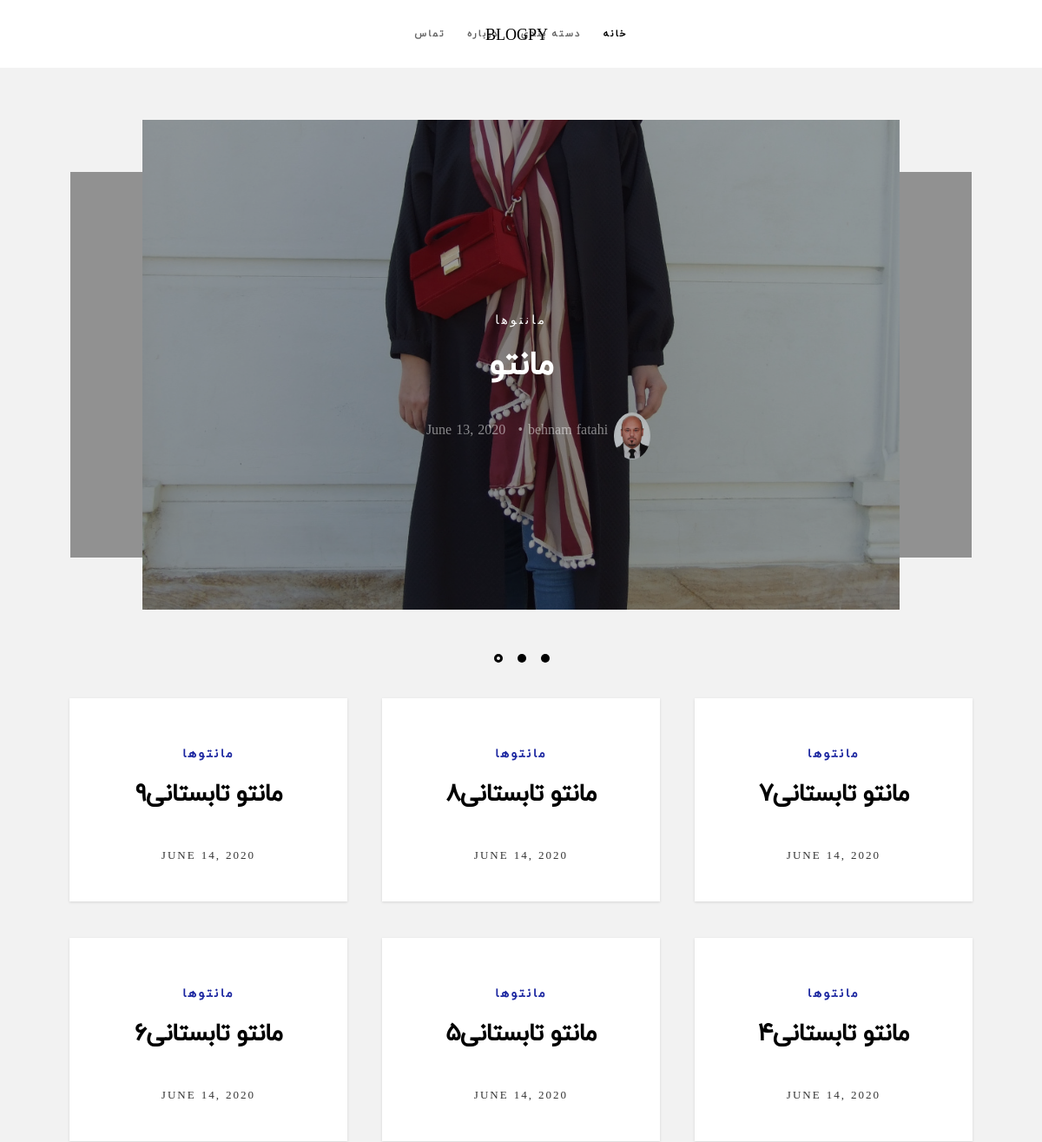
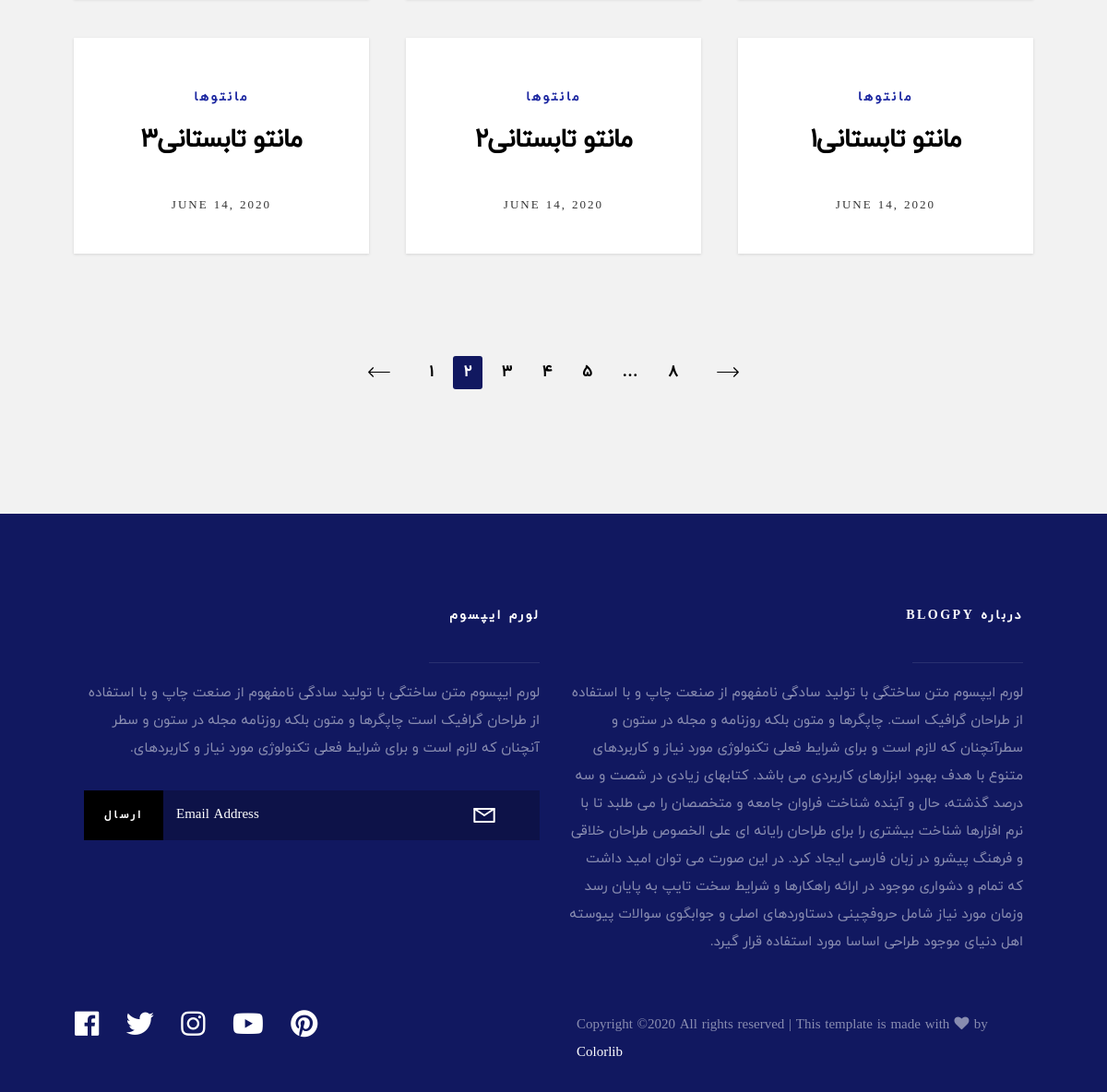
The page / on the database its author committed (2 pictures, top to bottom).
### blog/models.py (models this page shows, shortened)
class Article(models.Model):
    title = models.CharField(max_length=512, null=False, blank=False)
    cover = models.FileField(upload_to='files/article_cover/', null=False, blank=False, validators=[validate_file_extension])
    content = RichTextField()
    created_at = models.DateTimeField(default=datetime.now, blank=False)
    category = models.ForeignKey('Category', on_delete=models.CASCADE)
    author = models.ForeignKey(UserProfile, on_delete=models.CASCADE)
    promote = models.BooleanField(default=False)

class Category(models.Model):
    title = models.CharField(max_length=252, null=False, blank=False)
    cover = models.FileField(upload_to='files/category_cover/', null=False, blank=False, validators=[validate_file_extension])

### blog/views.py (the view)
# urls.py: url(r'^$', views.IndexPage.as_view(), name='index'),
class IndexPage(TemplateView):
    def get(self, request, **kwargs):
        article_data = []
        all_articles = Article.objects.all().order_by('-created_at')[:9]
        for article in all_articles:
            article_data.append({
                'title': article.title,
                'cover': article.cover.url,
                'category': article.category.title,
                'created_at': article.created_at.date(),
            })
        promote_data = []
        all_promote_articles = Article.objects.filter(promote=True)
        for promote_article in all_promote_articles:
            promote_data.append({
                'category': promote_article.category.title,
                'title': promote_article.title,
                'author': promote_article.author.user.first_name + ' ' + promote_article.author.user.last_name,
                'avatar': promote_article.author.avatar.url if promote_article.author.avatar else None,
                'cover': promote_article.cover.url if promote_article.cover else None,
                'created_at': promote_article.created_at.date(),
            })
        context = {
            'article_data': article_data,
            'promote_article_data': promote_data,
        }
        return render(request, 'index.html', context)

### blog/templates/index.html (shortened to what this page needs)
<!DOCTYPE html>
<html class="no-js" lang="en">
<head>
    <link rel="stylesheet" href="static/css/base.css">
    <link rel="stylesheet" href="static/css/vendor.css">
    <link rel="stylesheet" href="static/css/main.css">
</head>
<body id="top">
    <header class="s-header header">
        <div class="header__logo">
            <a class="logo" href="index.html">
                BLOGPY
            </a>
        </div>
        <nav class="header__nav-wrap">
            <ul class="header__nav">
                <li><a href="{% url 'contact' %}" title="">تماس</a></li>
                <li><a href="page-about.html" title="">درباره</a></li>
                <li>
                    <a href="category.html" title="">دسته بندی</a>
                </li>
                              <li class="current"><a href="index.html" title="">خانه</a></li>
            </ul>
        </nav>
    </header>
    <section class="s-featured">
        <div class="row">
            <div class="col-full">
                <div class="featured-slider featured" data-aos="zoom-in">
                    {% for promote_article in promote_article_data %}
                    <div class="featured__slide">
                        <div class="entry">
                            <div class="entry__background" style="background-image:url('{{ promote_article.cover }}');"></div>
                            <div class="entry__content">
                                <span class="entry__category"><a href="#0">{{ promote_article.category }}</a></span>
                                <h1><a href="#0" title="">{{ promote_article.title }}</a></h1>
                                <div class="entry__info">
                                    <a href="#0" class="entry__profile-pic">
                                        <img class="avatar" src="{{ promote_article.avatar }}" alt="">
                                    </a>
                                    <ul class="entry__meta">
                                        <li><a href="#0">{{ promote_article.author }}</a></li>
                                        <li>{{ promote_article.created_at }}</li>
                                    </ul>
                                </div>
                            </div>
                        </div>
                    </div>
                    {% endfor %}
                </div>
            </div>
        </div>
    </section>
    <section class="s-content">
        <div class="row entries-wrap wide">
            <div class="entries">
                {% for article in article_data %}
                <article class="col-block">
                    <div class="item-entry" data-aos="zoom-in">
                        <div class="item-entry__thumb">
                        </div>
                        <div class="item-entry__text">
                            <div class="item-entry__cat">
                                <a href="category.html">{{ article.category }}</a>
                            </div>
                            <h1 class="item-entry__title"><a href="single-standard.html">{{ article.title }}</a></h1>
                            <div class="item-entry__date">
                                <a href="single-standard.html">{{ article.created_at }}</a>
                            </div>
                        </div>
                    </div>
                </article>
                {% endfor %}
            </div>
        </div>
        <div class="row pagination-wrap">
            <div class="col-full">
                <nav class="pgn" data-aos="fade-up">
                    <ul>
                        <li><a class="pgn__prev" href="#0">قبل</a></li>
                        <li><a class="pgn__num" href="#0">۱</a></li>
                        <li><span class="pgn__num current">۲</span></li>
                        <li><a class="pgn__num" href="#0">۳</a></li>
                        <li><a class="pgn__num" href="#0">۴</a></li>
                        <li><a class="pgn__num" href="#0">۵</a></li>
                        <li><span class="pgn__num dots">…</span></li>
                        <li><a class="pgn__num" href="#0">۸</a></li>
                        <li><a class="pgn__next" href="#0">بعد</a></li>
                    </ul>
                </nav>
            </div>
        </div>
    </section>
    <footer class="s-footer">
        <div class="s-footer__main">
            <div class="row">
                <div class="col-six tab-full s-footer__about">
                    <h4>درباره BLOGPY</h4>
                    <p>لورم ایپسوم متن ساختگی با تولید سادگی نامفهوم از صنعت چاپ و با استفاده از طراحان گرافیک است. چاپگرها و متون بلکه روزنامه و مجله در ستون و سطرآنچنان که لازم است و برای شرایط فعلی تکنولوژی مورد نیاز و کاربردهای متنوع با هدف بهبود ابزارهای کاربردی می باشد. کتابهای زیادی در شصت و سه درصد گذشته، حال و آینده شناخت فراوان جامعه و متخصصان را می طلبد تا با نرم افزارها شناخت بیشتری را برای طراحان رایانه ای علی الخصوص طراحان خلاقی و فرهنگ پیشرو در زبان فارسی ایجاد کرد. در این صورت می توان امید داشت که تمام و دشواری موجود در ارائه راهکارها و شرایط سخت تایپ به پایان رسد وزمان مورد نیاز شامل حروفچینی دستاوردهای اصلی و جوابگوی سوالات پیوسته اهل دنیای موجود طراحی اساسا مورد استفاده قرار گیرد.</p>
                </div>
                <div class="col-six tab-full s-footer__subscribe">
                    <h4>لورم ایپسوم</h4>
                    <p>لورم ایپسوم متن ساختگی با تولید سادگی نامفهوم از صنعت چاپ و با استفاده از طراحان گرافیک است چاپگرها و متون بلکه روزنامه مجله در ستون و سطر آنچنان که لازم است و برای شرایط فعلی تکنولوژی مورد نیاز و کاربردهای.</p>
                    <div class="subscribe-form">
                        <form id="mc-form" class="group" novalidate="true">
                            <input type="email" value="" name="EMAIL" class="email" id="mc-email" placeholder="Email Address" required="">
                            <input type="submit" name="subscribe" value="ارسال">
                        </form>
                    </div>
                </div>
            </div>
        </div>
        <div class="s-footer__bottom">
            <div class="row">
                <div class="col-six">
                    <ul class="footer-social">
                        <li>
                            <a href="#0"><i class="fab fa-facebook"></i></a>
                        </li>
                        <li>
                            <a href="#0"><i class="fab fa-twitter"></i></a>
                        </li>
                        <li>
                            <a href="#0"><i class="fab fa-instagram"></i></a>
                        </li>
                        <li>
                            <a href="#0"><i class="fab fa-youtube"></i></a>
                        </li>
                        <li>
                            <a href="#0"><i class="fab fa-pinterest"></i></a>
                        </li>
                    </ul>
                </div>
                <div class="col-six">
                    <div class="s-footer__copyright">
                        <span>
Copyright &copy;<script>document.write(new Date().getFullYear());</script> All rights reserved | This template is made with <i class="fa fa-heart" aria-hidden="true"></i> by <a href="https://colorlib.com" target="_blank">Colorlib</a>
</span>
                    </div>
                </div>
            </div>
        </div>
    </footer>
</body>
</html>

### static/css/base.css (style rules this page uses)
html { font-family: sans-serif; line-height: 1.15; -ms-text-size-adjust: 100%; -webkit-text-size-adjust: 100%; }
body { margin: 0; }
article, aside, footer, header, nav, section { display: block; }
h1 { font-size: 2em; margin: 0.67em 0; }
a { background-color: transparent; -webkit-text-decoration-skip: objects; }
img { border-style: none; }
button, input, optgroup, select, textarea { font-family: sans-serif; font-size: 100%; line-height: 1.15; margin: 0; }
button, input { overflow: visible; }
button, html [type="button"], [type="reset"], [type="submit"] { -webkit-appearance: button; }
html { font-size: 62.5%; box-sizing: border-box; }
*, *::before, *::after { box-sizing: inherit; }
body { font-weight: normal; line-height: 1; word-wrap: break-word; text-rendering: optimizeLegibility; -webkit-overflow-scrolling: touch; -webkit-text-size-adjust: none; }
body, input, button { -moz-osx-font-smoothing: grayscale; -webkit-font-smoothing: antialiased; }
img, video { max-width: 100%; height: auto; }
div, dl, dt, dd, ul, ol, li, h1, h2, h3, h4, h5, h6, pre, form, p, blockquote, th, td { margin: 0; padding: 0; }
h1, h2, h3, h4, h5, h6 { -webkit-font-smoothing: auto; -webkit-font-smoothing: antialiased; -webkit-font-variant-ligatures: common-ligatures; -moz-font-variant-ligatures: common-ligatures; font-variant-ligatures: common-ligatures; text-rendering: optimizeLegibility; }
em, i { font-style: italic; line-height: inherit; }
ol, ul { list-style: none; }
li { display: block; }
a { text-decoration: none; line-height: inherit; }
a img { border: none; }
input[type="email"], input[type="number"], input[type="search"], input[type="text"], input[type="tel"], input[type="url"], input[type="password"], textarea { -webkit-appearance: none; -moz-appearance: none; -ms-appearance: none; -o-appearance: none; appearance: none; }
.row { width: 89%; max-width: 1200px; margin: 0 auto; }
.row:after { content: ""; display: table; clear: both; }
[class*="col-"] { float: left; padding: 0 20px; }
.col-six, .col-1-2 { width: 50%; }
.col-twelve, .col-full { width: 100%; }
@media only screen and (max-width:1200px) { [class*="col-"] { padding: 0 15px; } }
.group:after { content: ""; display: table; clear: both; }

### rows shown on the page
Article: shows a picture, category "مانتوها", title "مانتو", author "behnam fatahi", created_at "June 13, 2020"
Category: category "مانتوها" "مانتوها" "مانتوها" "مانتوها" "مانتوها" "مانتوها" "مانتوها" "مانتوها" "مانتوها"
Article: title "مانتو تابستانی۹"
Article: title "مانتو تابستانی۸"
Article: title "مانتو تابستانی۷"
Article: title "مانتو تابستانی۶"
Article: title "مانتو تابستانی۵"
Article: title "مانتو تابستانی۴"
Article: title "مانتو تابستانی۳"
Article: title "مانتو تابستانی۲"
Article: title "مانتو تابستانی۱"

### other values the page prints
{{ article.created_at }} "JUNE 14, 2020" "JUNE 14, 2020" "JUNE 14, 2020" "JUNE 14, 2020" "JUNE 14, 2020" "JUNE 14, 2020" "JUNE 14, 2020" "JUNE 14, 2020" "JUNE 14, 2020"
